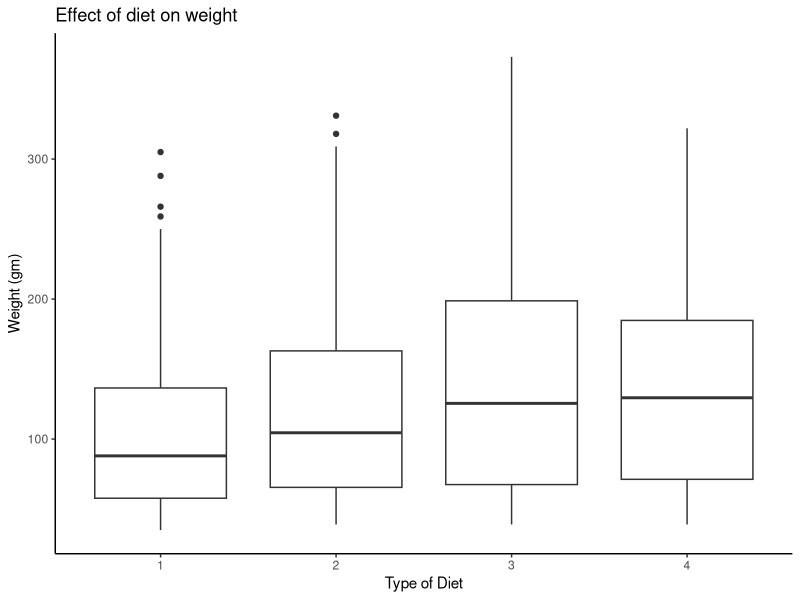
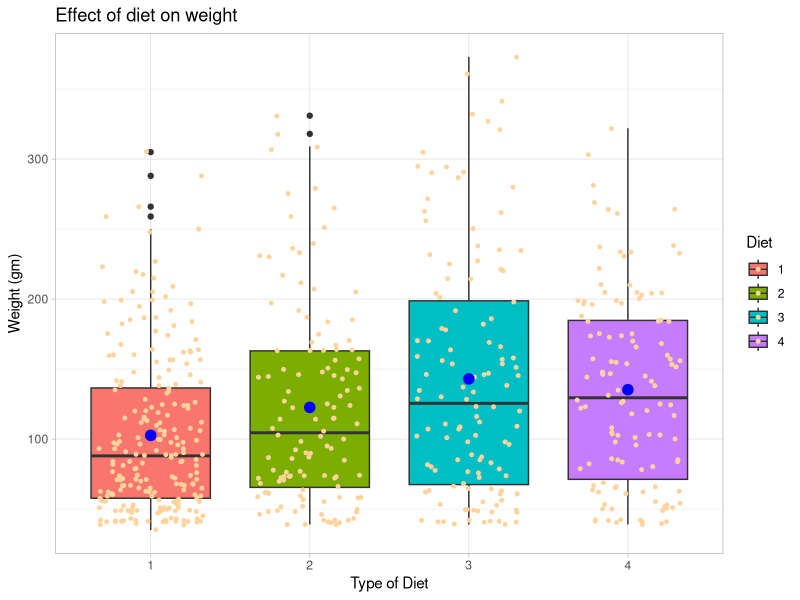
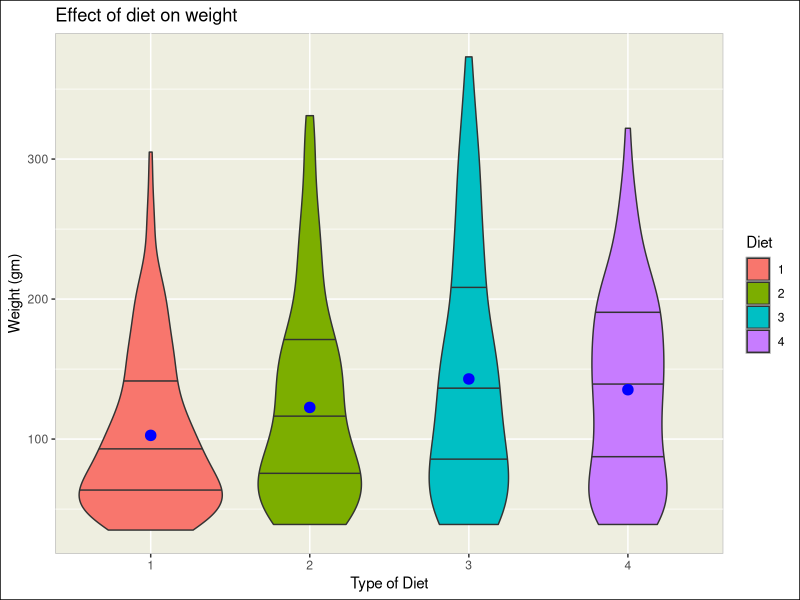
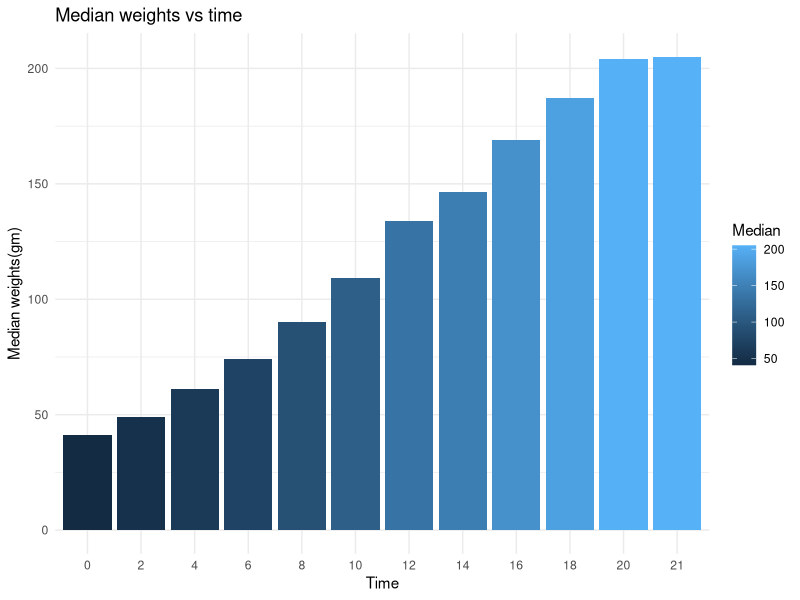
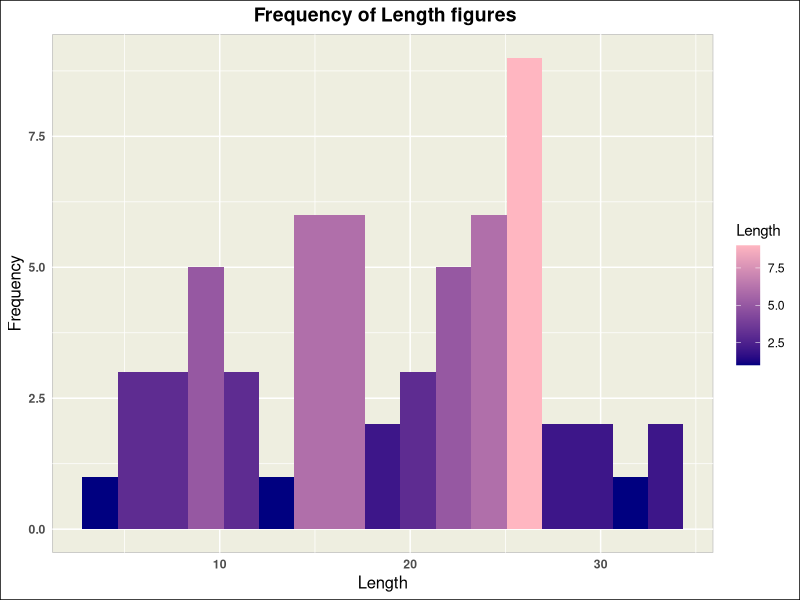
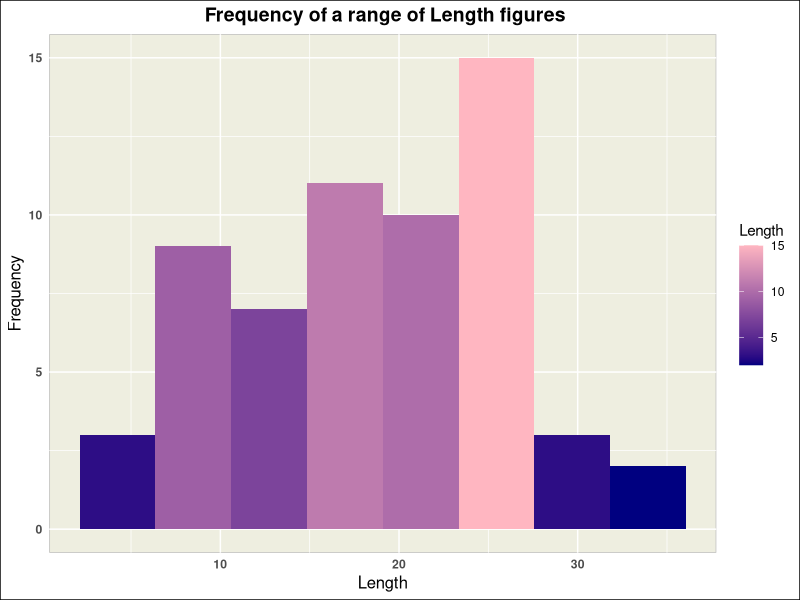
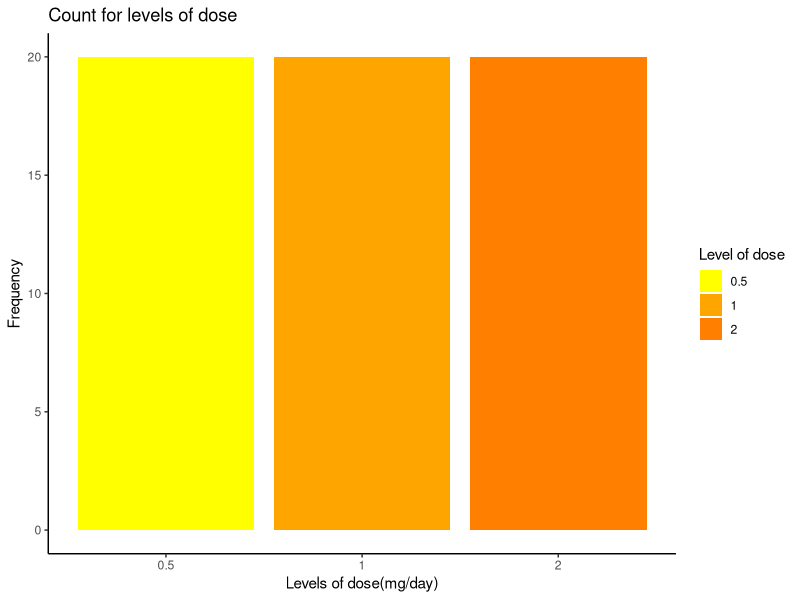
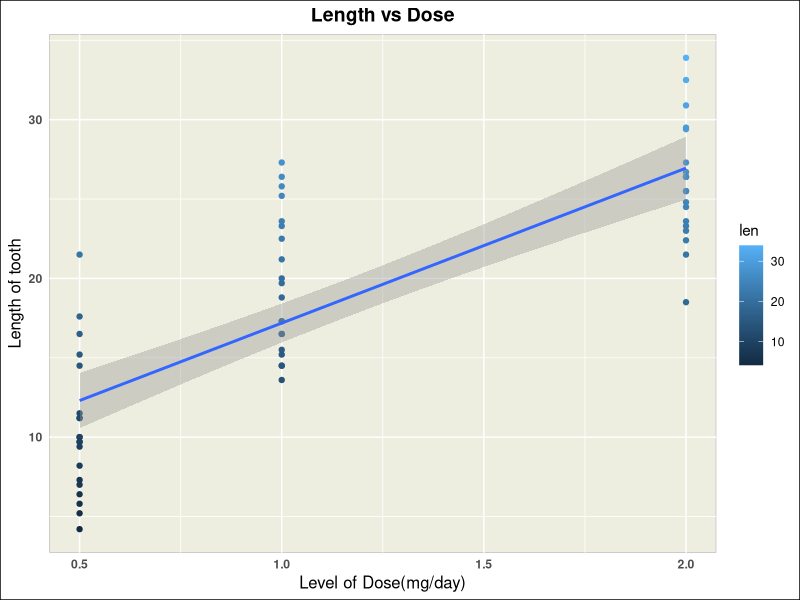

These figures' R source, in order: (Note: this script raises an error after producing the figures.)

#--------------------------------------------------------------------------

# Question number 1 

library(tidyverse)
library(ggplot2)

# 1a ( Description - Chickweight )---------------------

?ChickWeight

# The Chickweight data set(578 X 4) consists of 578 observations from an 
# experiment conducted to test the effects of diet on early growth of chicks. 
# It contains 4 variables:- Weight(gm), Time(no. of days since birth), 
# Chick(a unique identifier), Diet( diet received). 

# 1b ( Weight vs Diet )---------------------

ggplot(ChickWeight, aes(x = Diet,y = weight)) + 
  geom_boxplot() +
  xlab("Type of Diet") +
  ylab("Weight (gm)") + 
  ggtitle("Effect of diet on weight") +
  theme_classic()

# Clearly, type of diet has an impact on the weight of chick.
# With type of diet, there is a linear increase   
# in average weight(Median) following type(1 -> 4) where Diet-1 has
# the least average and Diet-4 has the maximum average. 
 

#1c ( Extended box-plot )---------------------

ggplot(ChickWeight, aes(x = Diet, y = weight, fill = Diet)) + 
  geom_boxplot() +
  geom_jitter(width = 0.33, size = 1, color= "burlywood1") +
  stat_summary(fun = mean,
               geom = "point",
               shape = 20,
               size = 5,
               color = "blue",
               fill ="blue") +
  xlab("Type of Diet") +
  ylab("Weight (gm)") + 
  ggtitle("Effect of diet on weight") +
  theme_light()
 

# 1d ( Comparison )---------------------

# Type of diet does have an impact on the weight of chick.
# Diet 3 has maximum spread over the weight variable, whereas
# Diet-2 and Diet-4 seems to max out near the same point. Diet-1 has
# the least spread.
# Maximum weight also falls under Diet-3. 
# Mean being greater than median indicates the presence of outliers and 
# Diet 1,2, and 3 all have their mean values largely above the median.  
# Diet 1 seems to have least effect on weight of chick indicated by the least 
# mean and median value.

ggplot(ChickWeight, aes(x = Diet, y = weight, fill = Diet)) + 
  geom_violin(draw_quantiles = c(0.25, 0.5, 0.75)) +
  stat_summary(fun = mean,
               geom = "point",
               shape = 20,
               size = 5,
               color = "blue",
               fill ="blue") +
  xlab("Type of Diet") +
  ylab("Weight (gm)") + 
  ggtitle("Effect of diet on weight") +
  theme(
    panel.background = element_rect( fill = "ivory2" , color ="gray"),
    legend.key = element_rect(fill = "gray", color = "gray"),
    legend.background = element_rect(fill = "white", color = "white", size = 2),
    plot.background = element_rect(fill = "white", color = "black")
  )

# There was a lot of over plotting while using Boxplot with geom_jitter(),
# so geom_violin() helps to overcome overlaps like these. 
 
# 1e ( Median weight vs Time )---------------------

ChickWeight %>%
  group_by(Time = as.factor(Time)) %>%
  summarize( Median = median(weight)) %>%
  ggplot(aes(x = Time , y = Median)) +
  geom_bar(aes(fill = Median),stat= "identity") + 
  xlab("Time") +
  ylab("Median weights(gm)") + 
  ggtitle("Median weights vs time") +
  theme_minimal()

# Bi-variate bar plots are usually used for the visualizations of wrangled 
# data sets, so they should be utilized when comparing the values of 
# individual levels of a variable.
# In this distribution, clearly the average weight is increasing 
# with the increase in time.
# Time has a significant impact on weight of chick.
# They hold a positive , near linear relationship. 

#------------------------------------------------------------------

# Standard theme for all the graphs stored in my_theme 

my_theme <- theme(
  panel.background = element_rect( fill = "ivory2" , color ="gray"),
  legend.key = element_rect(fill = "ivory2", color = "gray"),
  legend.background = element_rect(fill = "white", color = "white", size = 2),
  plot.background = element_rect(fill = "white", color = "black"),
  plot.title = element_text(size = 14, face = "bold", hjust = 0.5),
  axis.title.x = element_text(size = 12, hjust = 0.5),
  axis.title.y = element_text(size = 12, hjust = 0.5),
  axis.text.x = element_text(face = "bold"),
  axis.text.y = element_text(face = "bold"),
  axis.ticks.x = element_blank(),
  axis.ticks.y = element_blank()) 


# 2a( Description - Toothgrowth )---------------------

?ToothGrowth

# The Toothgrowth data set (60 X 3) consists of 60 observations, response of 
# giving vitamin C to guinea pigs on the length of their odontoblasts (cells 
# responsible for tooth growth). Animals received three different levels of 
# doses(0.5, 1, and 2 mg/day) by one of two delivery methods, orange juice or 
# ascorbic acid. The three variables are len(length of tooth), supp(delivery 
# method), dose(mg/day).

# 2b ( Basic histogram of len )---------------------

ggplot(ToothGrowth,aes(x = len, fill = ..count..)) +
  geom_histogram(bins = 17) +
  xlab("Length") + 
  ylab("Frequency") +
  ggtitle(" Frequency of Length figures") +
  scale_fill_gradient(name = "Length",
                      low = "navy",
                      high = "lightpink") +
  my_theme
  


# 2c ( Description for histogram )---------------------

# This is a non symmetric distribution, skewed to the left.
# The median seems to be around 19. 
# The maximum values of length falls within 26-28.  
# There is a steep decline in frequency, once the maximum bar of around 
# 27(length) is crossed.
# There doesn't seem to be the presence of outliers as x-axis do not have 
# a large stretch. 

# 2d ( Extended Histogram, bins = 8 )---------------------

ggplot(ToothGrowth,aes(x = len, fill = ..count..)) +
  geom_histogram(bins = 8) +
  xlab("Length") + 
  ylab("Frequency") +
  ggtitle(" Frequency of a range of Length figures") +
  scale_fill_gradient(name = "Length",
                      low = "navy",
                      high = "lightpink") +
  my_theme

# 2e ( Suitable Bins/ Bin width )---------------------

# A bin value of {9-17} and binwidth of {2.5 - 4} is suitable as it is 
# neither too wide, nor too granular. 

# Choosing a good binwidth because-

# 1. A large bin width will probably hide some important details about distribution 
# while a small binwidth creates a lot of noise and hinders in analyzing the 
# trend in data.

# 2. A suitable binwidth makes the distribution more presentable and easier
# to study.  

# 2f ( Extended Bar plot )---------------------

ggplot(ToothGrowth, aes(x = as.factor(dose), fill = as.factor(dose))) + 
  geom_bar() +
  xlab("Levels of dose(mg/day)") +
  ylab("Frequency") +
  ggtitle("Count for levels of dose") +
  scale_fill_manual(name = "Level of dose",
                     labels = c("0.5","1","2"),
                     values = c("yellow","orange","darkorange1")) +
  theme_classic()

# Uniform spread
# All the levels have equal number of observations.

# 2g ( Median length by grouping dose )---------------------

ToothGrowth %>%
  group_by(dose) %>%
  summarize(Median_len = median(len))

# 2h ( Median length by grouping dose and supp)---------------------

ToothGrowth %>%
  group_by(dose,supp) %>%
  summarize(Median_len = median(len))

# 2i ( Mean length by grouping dose )---------------------

ToothGrowth %>% 
  group_by(dose) %>%
  summarize(Mean_len = mean(len))

# 2j ( Comparing g and i )---------------------

# With the increase in level of dose, the mean and median length of
# tooth also increase. 
# For every level of dose, mean values are greater than median values. 
# This shows that the data is probably skewed and indicates the possibility of 
# outliers. 

# 2k ( len vs dose, scatter plot)---------------------

ggplot(ToothGrowth,aes(x = dose, y = len)) +
  geom_point(aes(color = len)) + 
  geom_smooth(method = "lm") +
  xlab("Level of Dose(mg/day)") +
  ylab(" Length of tooth ") + 
  ggtitle("Length vs Dose") +
  my_theme

# Positive direction, dose and len are related. 
# Linear relation.
# len is dependent on dose with moderate strength.
# There might be a slight possibility of outliers. 

# 2l ( Adding geom_jitter() )---------------------

ggplot(ToothGrowth,aes(x = dose, y = len)) +
  geom_point(aes(color = len)) + 
  geom_smooth(method = "lm"  ) +
  geom_jitter(width = 0.129) +
  xlab("Level of Dose(mg/day)") +
  ylab(" Length of tooth ") + 
  ggtitle("Length vs Dose") +
  my_theme
  
#--------------------------------------------------------------------

# 3a ( Description - Storms )---------------------

?storms

# The storms data set (10,010 X 13) contains 10,010 observations that includes
# position and attributes of 198 tropical storms, measured every six hours
# during the lifetime of a storm. It consists of 13 variables including name,
# status(storm classification), wind(knots), pressure(millibars) etc.

# 3b ( Pressure vs Wind )-------------------------

ggplot(storms,aes(x = wind, y = pressure, color = category)) +
  geom_point(size = 1, alpha = 0.7) +
  geom_smooth(method = "lm") +
  xlab("Wind (knots)") +
  ylab("Pressure (millibars)") + 
  ggtitle("Pressure vs Wind") +
  my_theme

# Wind and pressure are related. Negative direction.
# Near Linear distribution.
# Moderate strength between wind and pressure.
# There might be possibility of bi-dimensional outliers. 

# To increase the interpretability- a. geom_jitter , b. Density map

# a. Adding geom_jitter()

ggplot(storms,aes(x = wind, y = pressure, color = category)) +
  geom_point() +
  geom_jitter(width = 3, size = 1,alpha = 0.5) + 
  xlab("Wind (knots)") +
  ylab("Pressure (millibars)") + 
  ggtitle("Wind vs pressure") +
  my_theme

# b. 2d density map

ggplot(storms,aes(x = wind, y = pressure)) +
  geom_bin2d(bins  = 30) + 
  xlab("Wind (knots)") +
  ylab("Pressure (millibars)") + 
  ggtitle("Wind vs pressure") +
  my_theme


# 3c (Adding linear trend line)------------------------

ggplot(storms,aes(x = wind, y = pressure)) +
  geom_point() +
  geom_jitter(width = 4,size = 1, alpha = 0.4) + 
  geom_smooth(method = "lm") +
  xlab("Wind (knots)") +
  ylab("Pressure (millibars)") + 
  ggtitle("Wind vs pressure") +
  theme_light()

# 3d (Density map between longitude and latitude)----------------------

ggplot(storms,aes(x = long, y = lat)) +
  geom_bin2d(bins = 36) + 
  xlab("Longitude") +
  ylab("Latitude") + 
  ggtitle("Location of storm center") +
  my_theme

# Correlation of wind with latitude and longitude (Graphical)

ggplot(storms,aes(x = long, y = lat, col = wind)) +
  geom_point() + 
  xlab("Longitude") +
  ylab("Latitude") + 
  ggtitle("Location in relation with wind") +
  scale_color_gradient( low = "lightpink",
                        high = "black") +
  my_theme

# Correlation (Using Pearson method)

cor.test(storms$long, storms$wind, method = 'pearson')

# Here value of Pearson correlation coefficient is 0.0047 which tells
# that longitude and wind does not hold a strong correlation.

cor.test(storms$lat, storms$wind, method = 'pearson')

# Here value of Pearson correlation coefficient is 0.076 which tells 
# that latitude and wind does not hold a strong correlation. 

# 3e ( Box plot ( Wind vs Category ))-----------------------------------

ggplot(storms,aes(x = category, y = wind, fill = category)) + 
  geom_boxplot() +
  stat_summary(fun = mean,
               geom = "point",
               shape = 20,
               size = 3,
               color = "white",
               fill ="white") +
  xlab("Category") +
  ylab("Wind speed(knots)") + 
  ggtitle("Wind vs Category") +
  my_theme

# Average wind for each category shows a linear increase 
# in speed with each category(following -1 -> 5). 
# Presence of outliers in category -1.
# For all the categories mean lies close to median.
# Category 0 seems to have the largest spread and 
# category -1 is with least spread. 

# 3f ( Bar plot for median wind speed for the top 10 storms)----------

top_10_storms <- storms %>% 
  group_by(name = as.factor(name)) %>% 
  summarize(Median_wind = median(wind)) %>%
  arrange(desc(Median_wind)) %>%
  slice(1:10) 

top_10_storms$name  <- with(top_10_storms,reorder(name, -(Median_wind)))

top_10_storms %>%
  ggplot(aes(x = name, y = Median_wind)) +
  geom_bar(aes(fill = name), stat = "identity") +
  labs(x = "Storm name",
       y = "Median speed of Wind(knots)",
       title = "Average wind speed for top 10 storms") +
  my_theme

# 3g ( Grouping data in other ways)---------------------

# 1. Bi-variate bar plot of wind vs status(storm classification).

status_wind <- storms %>% 
  group_by(status) %>%
  summarize(Median_wind = median(wind))

status_wind$status  <- with(status_wind,reorder(status, -(Median_wind)))

status_wind %>%
  ggplot(aes(x = status, y = Median_wind)) +
  geom_bar(aes(fill = status), stat = "identity") +
  xlab("Storm Classification") +
  ylab("Median speed of Wind(knots)") +
  ggtitle("Wind speed vs Status") +
  my_theme
  
#2. Ordered Bi-variate bar plot of Frequency of storms(count) vs month.

month_count <- storms %>% 
  group_by(month) %>%
  summarize(count = n())

month_count$month  <- with(month_count,reorder(month, -(count)))

month_count %>%
  ggplot(aes(x = month, y = count)) +
  geom_bar(aes(fill = month), stat = "identity") +
  xlab("Month") +
  ylab("Count of storms") +
  ggtitle("Frequency of storms vs month") +
  my_theme

# From this bar plot we can observe that maximum storms occurred in the 
# 9th month (September) 
# There is no information about month of February & March, which means that
# either there are no occurrences or the data is missing.


# ****************** Thank you ******************
